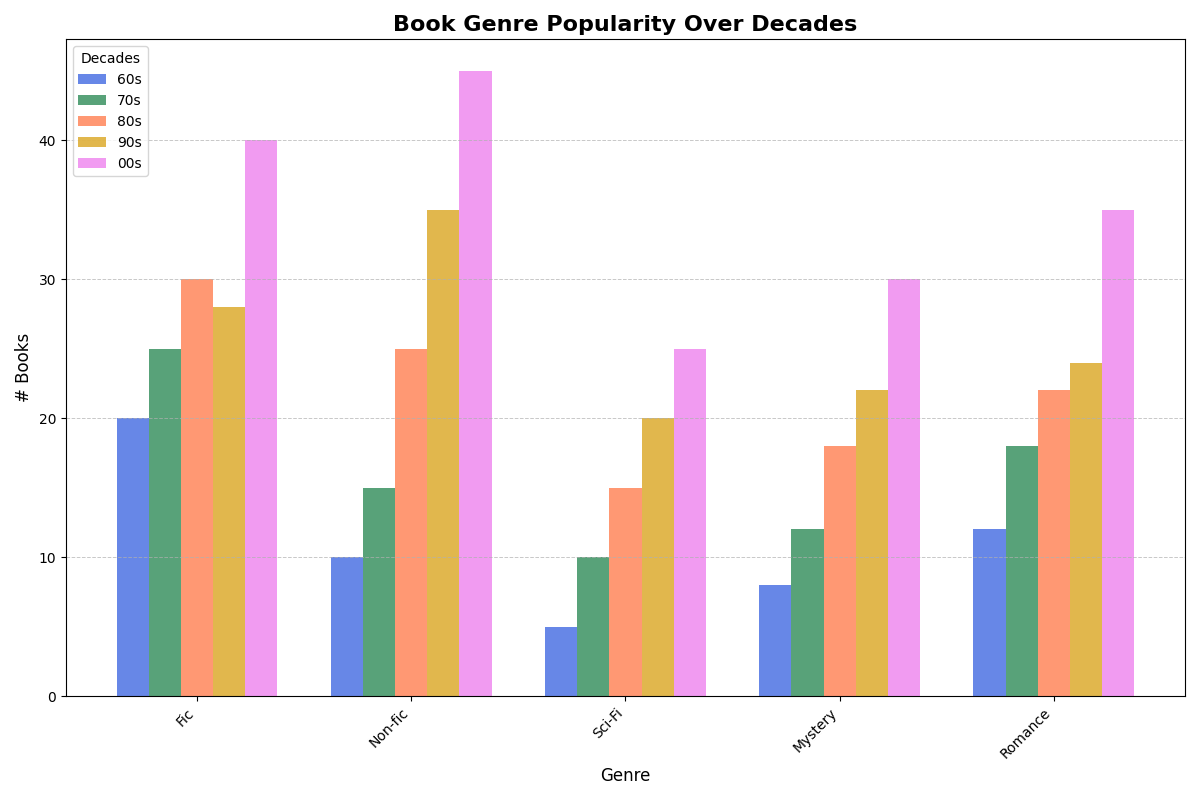

Here is the Python script that generated this plot:
import matplotlib.pyplot as plt
import numpy as np

# Decades and genres data for histogram plotting
decades = ['60s', '70s', '80s', '90s', '00s']
genres = ['Fic', 'Non-fic', 'Sci-Fi', 'Mystery', 'Romance']

# Manual data of book publications over decades
publication_counts = {
    'Fiction': [20, 25, 30, 28, 40],
    'Non-fiction': [10, 15, 25, 35, 45],
    'Science Fiction': [5, 10, 15, 20, 25],
    'Mystery': [8, 12, 18, 22, 30],
    'Romance': [12, 18, 22, 24, 35]
}

data = [publication_counts[genre] for genre in publication_counts.keys()]

fig, ax = plt.subplots(figsize=(12, 8))
colors = ['royalblue', 'seagreen', 'coral', 'goldenrod', 'violet']

for i, (color, decade) in enumerate(zip(colors, decades)):
    x_offsets = np.arange(len(genres)) + i * 0.15
    decade_data = [publication_counts[genre][i] for genre in publication_counts.keys()]
    ax.bar(x_offsets, decade_data, width=0.15, label=decade, color=color, alpha=0.8)

ax.set_title('Book Genre Popularity Over Decades', fontsize=16, fontweight='bold')
ax.set_xlabel('Genre', fontsize=12)
ax.set_ylabel('# Books', fontsize=12)
ax.set_xticks(np.arange(len(genres)) + 0.3)
ax.set_xticklabels(genres, fontsize=10, rotation=45, ha='right')
ax.legend(title='Decades', loc='upper left', fontsize=10)
ax.yaxis.grid(True, linestyle='--', linewidth=0.7, alpha=0.7)
plt.tight_layout()
plt.show()
